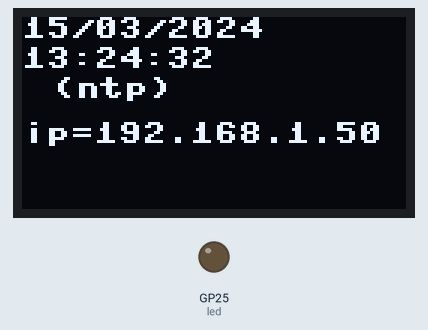
A program run on a simulated Raspberry Pi Pico running MicroPython. On the bench: 128×64 one-colour display, output pins drawn as LEDs (lit = HIGH). WiFi joins after 1.5 s; the clock reads 2024-03-15 10:24:30 at power-on unless the program sets it; what the program prints to the serial console is not drawn.

Above: at 2.1 s.
At 6.2 s:
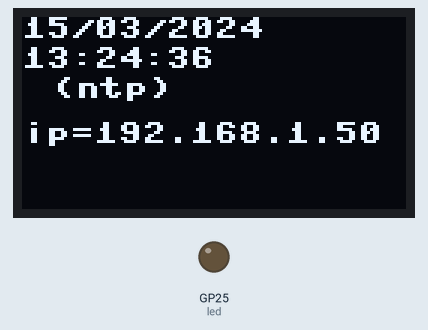
At 11.3 s:
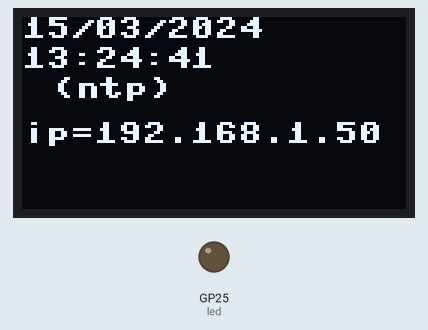
At 20.6 s:
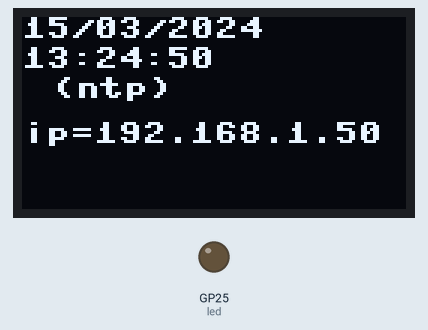
At 27.7 s:
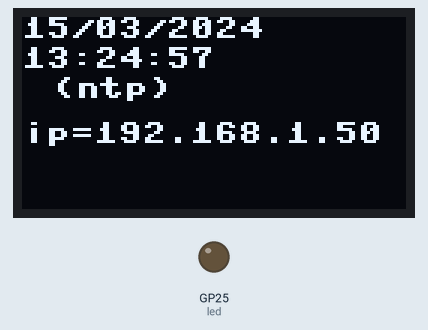
At 39.0 s:
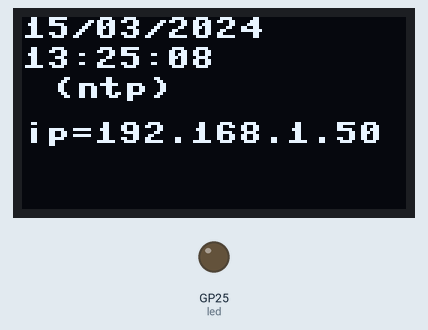

Measured:
- what the display in image 1 shows lasts 1.0 s, from 6.2 s to 7.2 s

The program:

main.py
```python
import network
import socket
import time
import struct

import ssd1306
from machine import Pin, I2C

NTP_1970 = 2208988800
server = "pool.ntp.org"
port = 123
status = "0"
#server_addr = (server, port)

led = Pin("LED", Pin.OUT)

ssid = 'ssid'
password = 'password'

def set_ntp_time():
    NTP_MSG = bytearray(48)
    NTP_MSG[0] = 0x1B
    s = socket.socket(socket.AF_INET, socket.SOCK_DGRAM)
    server_addr = socket.getaddrinfo(server, port)[0][-1]

    try:
        s.settimeout(1)
        res = s.sendto(NTP_MSG, server_addr)
        msg = s.recv(48)
    finally:
        s.close()
    val = struct.unpack("!I", msg[40:44])[0]
    t = val - NTP_1970
    tm = time.gmtime(t)
    machine.RTC().datetime((tm[0], tm[1], tm[2], tm[6], tm[3], tm[4], tm[5], 0))

#set I2C, display
sda=machine.Pin(8)
scl=machine.Pin(9)
i2c=I2C(0,sda=sda, scl=scl, freq=400000)

display = ssd1306.SSD1306_I2C(128, 64, i2c)

#set connection
wlan = network.WLAN(network.STA_IF)
wlan.active(True)
wlan.connect(ssid, password)

max_wait = 10
while max_wait > 0:
    if wlan.status() < 0 or wlan.status() >= 3:
        break
    max_wait -= 1
    print('waiting for connection...')
    time.sleep(1)

if wlan.status() != 3:
    raise RuntimeError('network connection failed')
else:
    #print('connected')
    status = wlan.ifconfig()
    #print( 'ip = ' + status[0] )

led.on()
set_ntp_time()
led.off()

while True:
    dateTime = time.localtime(time.time())
    data = "{:02d}/{:02d}/{:04d}".format(dateTime[2],dateTime[1],dateTime[0])
    ora = "{:02d}:{:02d}:{:02d}".format(dateTime[3]+3,dateTime[4],dateTime[5])
    obs = "(ntp)"
    display.fill(0)
    display.text(data, 0, 0, 1)
    display.text(ora, 0, 10, 1)
    display.text(obs, 10, 20, 1)
    display.text("ip=" + status[0], 0, 35, 1)
    display.show()
    time.sleep(1)
```
